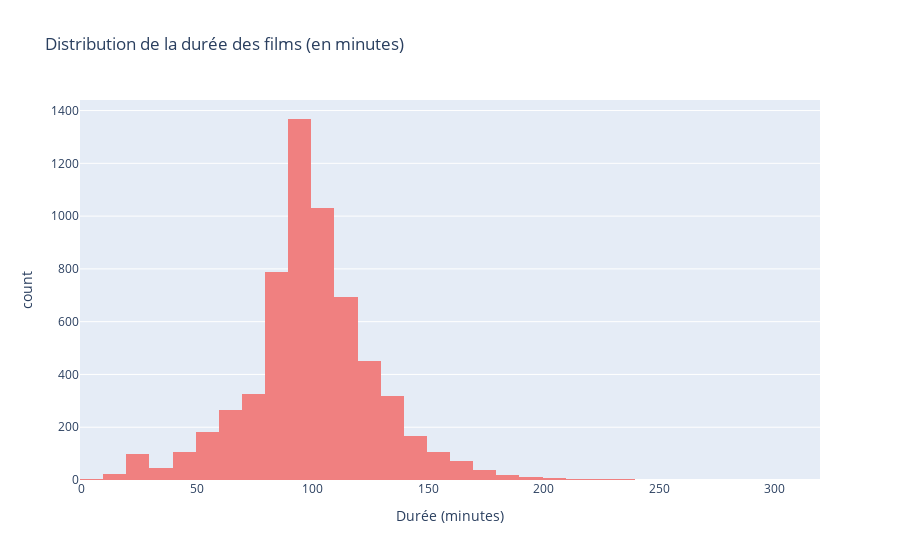

Notebook code for this chart:
### Code cell
movies_df = df[df['type'] == 'Movie'].copy()
movies_df['duration_min'] = movies_df['duration'].str.extract('(\d+)').astype(float)

fig = px.histogram(movies_df, x='duration_min', nbins=50,
                   title='Distribution de la durée des films (en minutes)',
                   labels={'duration_min': 'Durée (minutes)', 'count': 'Nombre de films'},
                   color_discrete_sequence=['lightcoral'])
fig.write_html('interactive_duration.html')
fig.show()

### Figure 1 — Plotly figure (JSON) as saved in the notebook; plotly's stock layout.template omitted (floating-point values rounded to 4 significant figures; data arrays with more than 128 entries replaced by an {"elided": "..."} marker saying what was removed)
{"data": [{"alignmentgroup": "True", "bingroup": "x", "hovertemplate": "Durée (minutes)=%{x}<br>count=%{y}<extra></extra>", "legendgroup": "", "marker": {"color": "lightcoral", "pattern": {"shape": ""}}, "name": "", "nbinsx": 50, "offsetgroup": "", "orientation": "v", "showlegend": false, "type": "histogram", "x": {"elided": "6131 int values"}, "xaxis": "x", "yaxis": "y"}], "layout": {"barmode": "relative", "legend": {"tracegroupgap": 0}, "title": {"text": "Distribution de la durée des films (en minutes)"}, "xaxis": {"anchor": "y", "domain": [0, 1], "title": {"text": "Durée (minutes)"}}, "yaxis": {"anchor": "x", "domain": [0, 1], "title": {"text": "count"}}}}
